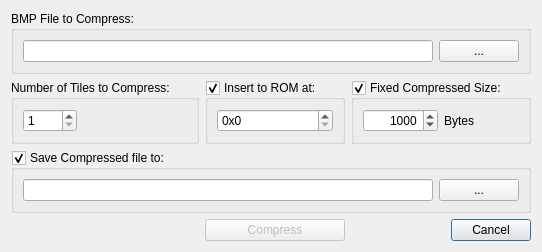
<?xml version="1.0" encoding="UTF-8"?>
<ui version="4.0">
 <class>DialogCompress</class>
 <widget class="QDialog" name="DialogCompress">
  <property name="geometry">
   <rect>
    <x>0</x>
    <y>0</y>
    <width>539</width>
    <height>236</height>
   </rect>
  </property>
  <property name="windowTitle">
   <string>Tiles Compression</string>
  </property>
  <layout class="QGridLayout" name="gridLayout" rowstretch="1,1,0,1,1" columnstretch="1,1,1">
   <item row="4" column="2">
    <widget class="QDialogButtonBox" name="buttonBox">
     <property name="orientation">
      <enum>Qt::Horizontal</enum>
     </property>
     <property name="standardButtons">
      <set>QDialogButtonBox::Cancel</set>
     </property>
    </widget>
   </item>
   <item row="3" column="0" colspan="3">
    <widget class="QGroupBox" name="groupBoxSave">
     <property name="title">
      <string>Save Compressed file to:</string>
     </property>
     <property name="checkable">
      <bool>true</bool>
     </property>
     <property name="checked">
      <bool>true</bool>
     </property>
     <layout class="QGridLayout" name="gridLayout_3">
      <item row="0" column="0">
       <widget class="QLineEdit" name="lineEditComprFile">
        <property name="readOnly">
         <bool>true</bool>
        </property>
       </widget>
      </item>
      <item row="0" column="1">
       <widget class="QPushButton" name="pushButtonComprBrowse">
        <property name="text">
         <string>...</string>
        </property>
       </widget>
      </item>
     </layout>
    </widget>
   </item>
   <item row="0" column="0" colspan="3">
    <widget class="QGroupBox" name="groupBox_3">
     <property name="title">
      <string>BMP File to Compress:</string>
     </property>
     <layout class="QGridLayout" name="gridLayout_4">
      <item row="0" column="1">
       <widget class="QPushButton" name="pushButtonBMPBrowse">
        <property name="text">
         <string>...</string>
        </property>
       </widget>
      </item>
      <item row="0" column="0">
       <widget class="QLineEdit" name="lineEditBMPFile">
        <property name="readOnly">
         <bool>true</bool>
        </property>
       </widget>
      </item>
     </layout>
    </widget>
   </item>
   <item row="1" column="2">
    <widget class="QGroupBox" name="groupBoxSize">
     <property name="enabled">
      <bool>true</bool>
     </property>
     <property name="title">
      <string>Fixed Compressed Size:</string>
     </property>
     <property name="checkable">
      <bool>true</bool>
     </property>
     <property name="checked">
      <bool>true</bool>
     </property>
     <layout class="QGridLayout" name="gridLayout_2">
      <item row="0" column="0">
       <widget class="QSpinBox" name="spinBoxFixedSize">
        <property name="enabled">
         <bool>true</bool>
        </property>
        <property name="alignment">
         <set>Qt::AlignRight|Qt::AlignTrailing|Qt::AlignVCenter</set>
        </property>
        <property name="suffix">
         <string/>
        </property>
        <property name="minimum">
         <number>1</number>
        </property>
        <property name="maximum">
         <number>999999</number>
        </property>
        <property name="value">
         <number>1000</number>
        </property>
       </widget>
      </item>
      <item row="0" column="1">
       <widget class="QLabel" name="label">
        <property name="text">
         <string>Bytes</string>
        </property>
       </widget>
      </item>
     </layout>
    </widget>
   </item>
   <item row="1" column="1">
    <widget class="QGroupBox" name="groupBoxInsert">
     <property name="title">
      <string>Insert to ROM at:</string>
     </property>
     <property name="checkable">
      <bool>true</bool>
     </property>
     <layout class="QGridLayout" name="gridLayout_5">
      <item row="0" column="0">
       <widget class="QSpinBox" name="spinBoxAddress">
        <property name="prefix">
         <string>0x</string>
        </property>
        <property name="maximum">
         <number>1000000</number>
        </property>
        <property name="displayIntegerBase">
         <number>16</number>
        </property>
       </widget>
      </item>
     </layout>
    </widget>
   </item>
   <item row="4" column="1">
    <widget class="QPushButton" name="pushButtonCompress">
     <property name="enabled">
      <bool>false</bool>
     </property>
     <property name="text">
      <string>Compress</string>
     </property>
    </widget>
   </item>
   <item row="1" column="0">
    <widget class="QGroupBox" name="groupBox_2">
     <property name="title">
      <string>Number of Tiles to Compress:</string>
     </property>
     <layout class="QFormLayout" name="formLayout">
      <item row="0" column="0">
       <widget class="QSpinBox" name="spinBoxNbTiles">
        <property name="minimum">
         <number>1</number>
        </property>
        <property name="maximum">
         <number>9999</number>
        </property>
       </widget>
      </item>
     </layout>
    </widget>
   </item>
  </layout>
 </widget>
 <tabstops>
  <tabstop>lineEditBMPFile</tabstop>
  <tabstop>pushButtonBMPBrowse</tabstop>
  <tabstop>spinBoxNbTiles</tabstop>
  <tabstop>groupBoxInsert</tabstop>
  <tabstop>spinBoxAddress</tabstop>
  <tabstop>groupBoxSize</tabstop>
  <tabstop>spinBoxFixedSize</tabstop>
  <tabstop>groupBoxSave</tabstop>
  <tabstop>lineEditComprFile</tabstop>
  <tabstop>pushButtonComprBrowse</tabstop>
  <tabstop>pushButtonCompress</tabstop>
  <tabstop>buttonBox</tabstop>
 </tabstops>
 <resources/>
 <connections>
  <connection>
   <sender>buttonBox</sender>
   <signal>accepted()</signal>
   <receiver>DialogCompress</receiver>
   <slot>accept()</slot>
   <hints>
    <hint type="sourcelabel">
     <x>248</x>
     <y>254</y>
    </hint>
    <hint type="destinationlabel">
     <x>157</x>
     <y>274</y>
    </hint>
   </hints>
  </connection>
  <connection>
   <sender>buttonBox</sender>
   <signal>rejected()</signal>
   <receiver>DialogCompress</receiver>
   <slot>reject()</slot>
   <hints>
    <hint type="sourcelabel">
     <x>316</x>
     <y>260</y>
    </hint>
    <hint type="destinationlabel">
     <x>286</x>
     <y>274</y>
    </hint>
   </hints>
  </connection>
 </connections>
</ui>
